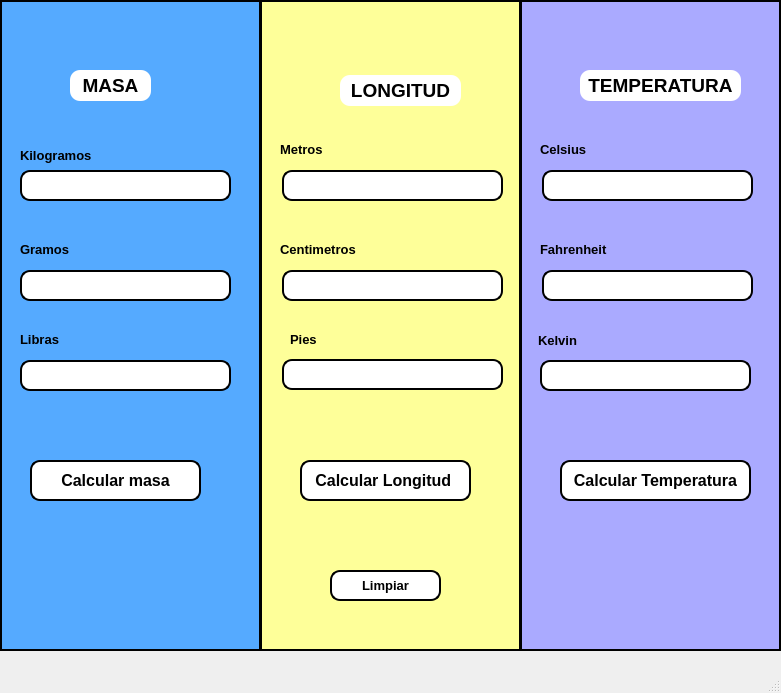
<?xml version="1.0" encoding="UTF-8"?>
<ui version="4.0">
 <class>MainWindow</class>
 <widget class="QMainWindow" name="MainWindow">
  <property name="geometry">
   <rect>
    <x>0</x>
    <y>0</y>
    <width>781</width>
    <height>693</height>
   </rect>
  </property>
  <property name="windowTitle">
   <string>MainWindow</string>
  </property>
  <widget class="QWidget" name="centralwidget">
   <widget class="QPushButton" name="btn_masa">
    <property name="geometry">
     <rect>
      <x>30</x>
      <y>460</y>
      <width>171</width>
      <height>41</height>
     </rect>
    </property>
    <property name="font">
     <font>
      <pointsize>12</pointsize>
      <weight>75</weight>
      <bold>true</bold>
     </font>
    </property>
    <property name="styleSheet">
     <string notr="true">border-radius: 10px;
border: 2px solid ;
background-color: rgb(255, 255, 255);</string>
    </property>
    <property name="text">
     <string>Calcular masa</string>
    </property>
   </widget>
   <widget class="QPushButton" name="btn_longitud">
    <property name="geometry">
     <rect>
      <x>300</x>
      <y>460</y>
      <width>171</width>
      <height>41</height>
     </rect>
    </property>
    <property name="font">
     <font>
      <pointsize>12</pointsize>
      <weight>75</weight>
      <bold>true</bold>
     </font>
    </property>
    <property name="styleSheet">
     <string notr="true">border-radius: 10px;
border: 2px solid ;
background-color: rgb(255, 255, 255);</string>
    </property>
    <property name="text">
     <string>Calcular Longitud </string>
    </property>
   </widget>
   <widget class="QPushButton" name="btn_temperatura">
    <property name="geometry">
     <rect>
      <x>560</x>
      <y>460</y>
      <width>191</width>
      <height>41</height>
     </rect>
    </property>
    <property name="font">
     <font>
      <pointsize>12</pointsize>
      <weight>75</weight>
      <bold>true</bold>
     </font>
    </property>
    <property name="styleSheet">
     <string notr="true">border-radius: 10px;
border: 2px solid ;
background-color: rgb(255, 255, 255);</string>
    </property>
    <property name="text">
     <string>Calcular Temperatura</string>
    </property>
   </widget>
   <widget class="QLineEdit" name="txt_masa">
    <property name="geometry">
     <rect>
      <x>20</x>
      <y>170</y>
      <width>211</width>
      <height>31</height>
     </rect>
    </property>
    <property name="styleSheet">
     <string notr="true">border-radius: 10px;
border: 2px solid ;
</string>
    </property>
   </widget>
   <widget class="QLineEdit" name="txt_longitud">
    <property name="geometry">
     <rect>
      <x>282</x>
      <y>170</y>
      <width>221</width>
      <height>31</height>
     </rect>
    </property>
    <property name="styleSheet">
     <string notr="true">border-radius: 10px;
border: 2px solid ;
</string>
    </property>
   </widget>
   <widget class="QLineEdit" name="txt_temperatura">
    <property name="geometry">
     <rect>
      <x>542</x>
      <y>170</y>
      <width>211</width>
      <height>31</height>
     </rect>
    </property>
    <property name="styleSheet">
     <string notr="true">border-radius: 10px;
border: 2px solid ;
</string>
    </property>
   </widget>
   <widget class="QLineEdit" name="txt_gramos">
    <property name="geometry">
     <rect>
      <x>20</x>
      <y>270</y>
      <width>211</width>
      <height>31</height>
     </rect>
    </property>
    <property name="styleSheet">
     <string notr="true">border-radius: 10px;
border: 2px solid ;
</string>
    </property>
   </widget>
   <widget class="QLineEdit" name="txt_libras">
    <property name="geometry">
     <rect>
      <x>20</x>
      <y>360</y>
      <width>211</width>
      <height>31</height>
     </rect>
    </property>
    <property name="styleSheet">
     <string notr="true">border-radius: 10px;
border: 2px solid ;
</string>
    </property>
   </widget>
   <widget class="QLabel" name="label">
    <property name="geometry">
     <rect>
      <x>70</x>
      <y>70</y>
      <width>81</width>
      <height>31</height>
     </rect>
    </property>
    <property name="styleSheet">
     <string notr="true">background-color: rgb(255, 255, 255);
border-radius: 10px;</string>
    </property>
    <property name="text">
     <string>&lt;html&gt;&lt;head/&gt;&lt;body&gt;&lt;p align=&quot;center&quot;&gt;&lt;span style=&quot; font-size:14pt; font-weight:600;&quot;&gt;MASA&lt;/span&gt;&lt;/p&gt;&lt;/body&gt;&lt;/html&gt;</string>
    </property>
   </widget>
   <widget class="QLabel" name="label_2">
    <property name="geometry">
     <rect>
      <x>340</x>
      <y>75</y>
      <width>121</width>
      <height>31</height>
     </rect>
    </property>
    <property name="styleSheet">
     <string notr="true">background-color: rgb(255, 255, 255);
border-radius: 10px;</string>
    </property>
    <property name="text">
     <string>&lt;html&gt;&lt;head/&gt;&lt;body&gt;&lt;p align=&quot;center&quot;&gt;&lt;span style=&quot; font-size:14pt; font-weight:600;&quot;&gt;LONGITUD&lt;/span&gt;&lt;/p&gt;&lt;/body&gt;&lt;/html&gt;</string>
    </property>
   </widget>
   <widget class="QLabel" name="label_3">
    <property name="geometry">
     <rect>
      <x>580</x>
      <y>70</y>
      <width>161</width>
      <height>31</height>
     </rect>
    </property>
    <property name="styleSheet">
     <string notr="true">background-color: rgb(255, 255, 255);
border-radius: 10px;</string>
    </property>
    <property name="text">
     <string>&lt;html&gt;&lt;head/&gt;&lt;body&gt;&lt;p align=&quot;center&quot;&gt;&lt;span style=&quot; font-size:14pt; font-weight:600;&quot;&gt;TEMPERATURA&lt;/span&gt;&lt;/p&gt;&lt;/body&gt;&lt;/html&gt;</string>
    </property>
   </widget>
   <widget class="QLabel" name="label_4">
    <property name="geometry">
     <rect>
      <x>20</x>
      <y>140</y>
      <width>91</width>
      <height>31</height>
     </rect>
    </property>
    <property name="text">
     <string>&lt;html&gt;&lt;head/&gt;&lt;body&gt;&lt;p&gt;&lt;span style=&quot; font-size:10pt; font-weight:600;&quot;&gt;Kilogramos&lt;/span&gt;&lt;/p&gt;&lt;/body&gt;&lt;/html&gt;</string>
    </property>
   </widget>
   <widget class="QLabel" name="label_5">
    <property name="geometry">
     <rect>
      <x>20</x>
      <y>240</y>
      <width>71</width>
      <height>20</height>
     </rect>
    </property>
    <property name="text">
     <string>&lt;html&gt;&lt;head/&gt;&lt;body&gt;&lt;p&gt;&lt;span style=&quot; font-size:10pt; font-weight:600;&quot;&gt;Gramos&lt;/span&gt;&lt;/p&gt;&lt;/body&gt;&lt;/html&gt;</string>
    </property>
   </widget>
   <widget class="QLabel" name="label_6">
    <property name="geometry">
     <rect>
      <x>20</x>
      <y>330</y>
      <width>51</width>
      <height>20</height>
     </rect>
    </property>
    <property name="text">
     <string>&lt;html&gt;&lt;head/&gt;&lt;body&gt;&lt;p&gt;&lt;span style=&quot; font-size:10pt; font-weight:600;&quot;&gt;Libras&lt;/span&gt;&lt;/p&gt;&lt;/body&gt;&lt;/html&gt;</string>
    </property>
   </widget>
   <widget class="QLineEdit" name="txt_centimetros">
    <property name="geometry">
     <rect>
      <x>282</x>
      <y>270</y>
      <width>221</width>
      <height>31</height>
     </rect>
    </property>
    <property name="styleSheet">
     <string notr="true">border-radius: 10px;
border: 2px solid ;
</string>
    </property>
   </widget>
   <widget class="QLineEdit" name="txt_pies">
    <property name="geometry">
     <rect>
      <x>282</x>
      <y>359</y>
      <width>221</width>
      <height>31</height>
     </rect>
    </property>
    <property name="styleSheet">
     <string notr="true">border-radius: 10px;
border: 2px solid ;
</string>
    </property>
   </widget>
   <widget class="QLabel" name="label_7">
    <property name="geometry">
     <rect>
      <x>280</x>
      <y>140</y>
      <width>51</width>
      <height>20</height>
     </rect>
    </property>
    <property name="text">
     <string>&lt;html&gt;&lt;head/&gt;&lt;body&gt;&lt;p&gt;&lt;span style=&quot; font-size:10pt; font-weight:600;&quot;&gt;Metros&lt;/span&gt;&lt;/p&gt;&lt;/body&gt;&lt;/html&gt;</string>
    </property>
   </widget>
   <widget class="QLabel" name="label_8">
    <property name="geometry">
     <rect>
      <x>280</x>
      <y>240</y>
      <width>81</width>
      <height>20</height>
     </rect>
    </property>
    <property name="text">
     <string>&lt;html&gt;&lt;head/&gt;&lt;body&gt;&lt;p&gt;&lt;span style=&quot; font-size:10pt; font-weight:600;&quot;&gt;Centimetros&lt;/span&gt;&lt;/p&gt;&lt;/body&gt;&lt;/html&gt;</string>
    </property>
   </widget>
   <widget class="QLabel" name="label_9">
    <property name="geometry">
     <rect>
      <x>290</x>
      <y>330</y>
      <width>31</width>
      <height>20</height>
     </rect>
    </property>
    <property name="text">
     <string>&lt;html&gt;&lt;head/&gt;&lt;body&gt;&lt;p&gt;&lt;span style=&quot; font-size:10pt; font-weight:600;&quot;&gt;Pies&lt;/span&gt;&lt;/p&gt;&lt;/body&gt;&lt;/html&gt;</string>
    </property>
   </widget>
   <widget class="QLabel" name="label_10">
    <property name="geometry">
     <rect>
      <x>540</x>
      <y>240</y>
      <width>71</width>
      <height>20</height>
     </rect>
    </property>
    <property name="text">
     <string>&lt;html&gt;&lt;head/&gt;&lt;body&gt;&lt;p&gt;&lt;span style=&quot; font-size:10pt; font-weight:600;&quot;&gt;Fahrenheit&lt;/span&gt;&lt;/p&gt;&lt;/body&gt;&lt;/html&gt;</string>
    </property>
   </widget>
   <widget class="QLabel" name="label_11">
    <property name="geometry">
     <rect>
      <x>540</x>
      <y>140</y>
      <width>51</width>
      <height>20</height>
     </rect>
    </property>
    <property name="text">
     <string>&lt;html&gt;&lt;head/&gt;&lt;body&gt;&lt;p&gt;&lt;span style=&quot; font-size:10pt; font-weight:600;&quot;&gt;Celsius&lt;/span&gt;&lt;/p&gt;&lt;/body&gt;&lt;/html&gt;</string>
    </property>
   </widget>
   <widget class="QLabel" name="label_12">
    <property name="geometry">
     <rect>
      <x>538</x>
      <y>331</y>
      <width>41</width>
      <height>20</height>
     </rect>
    </property>
    <property name="text">
     <string>&lt;html&gt;&lt;head/&gt;&lt;body&gt;&lt;p&gt;&lt;span style=&quot; font-size:10pt; font-weight:600;&quot;&gt;Kelvin&lt;/span&gt;&lt;/p&gt;&lt;/body&gt;&lt;/html&gt;</string>
    </property>
   </widget>
   <widget class="QLineEdit" name="txt_fahrenheit">
    <property name="geometry">
     <rect>
      <x>542</x>
      <y>270</y>
      <width>211</width>
      <height>31</height>
     </rect>
    </property>
    <property name="styleSheet">
     <string notr="true">border-radius: 10px;
border: 2px solid ;
</string>
    </property>
   </widget>
   <widget class="QLineEdit" name="txt_kelvin">
    <property name="geometry">
     <rect>
      <x>540</x>
      <y>360</y>
      <width>211</width>
      <height>31</height>
     </rect>
    </property>
    <property name="styleSheet">
     <string notr="true">border-radius: 10px;
border: 2px solid ;
</string>
    </property>
   </widget>
   <widget class="QPushButton" name="btn_limpiar">
    <property name="geometry">
     <rect>
      <x>330</x>
      <y>570</y>
      <width>111</width>
      <height>31</height>
     </rect>
    </property>
    <property name="font">
     <font>
      <pointsize>10</pointsize>
      <weight>75</weight>
      <bold>true</bold>
     </font>
    </property>
    <property name="styleSheet">
     <string notr="true">border-radius: 10px;
border: 2px solid ;
background-color: rgb(255, 255, 255);</string>
    </property>
    <property name="text">
     <string>Limpiar</string>
    </property>
   </widget>
   <widget class="QLabel" name="label_13">
    <property name="geometry">
     <rect>
      <x>0</x>
      <y>0</y>
      <width>261</width>
      <height>651</height>
     </rect>
    </property>
    <property name="styleSheet">
     <string notr="true">background-color: rgb(85, 170, 255);
border: 2px solid ;
</string>
    </property>
    <property name="text">
     <string/>
    </property>
   </widget>
   <widget class="QLabel" name="label_14">
    <property name="geometry">
     <rect>
      <x>520</x>
      <y>0</y>
      <width>261</width>
      <height>651</height>
     </rect>
    </property>
    <property name="styleSheet">
     <string notr="true">background-color: rgb(170, 170, 255);
border: 2px solid ;
</string>
    </property>
    <property name="text">
     <string/>
    </property>
   </widget>
   <widget class="QLabel" name="label_15">
    <property name="geometry">
     <rect>
      <x>260</x>
      <y>0</y>
      <width>261</width>
      <height>651</height>
     </rect>
    </property>
    <property name="styleSheet">
     <string notr="true">
background-color: rgb(254, 255, 153);
border: 2px solid ;
</string>
    </property>
    <property name="text">
     <string/>
    </property>
   </widget>
   <widget class="QLabel" name="label_16">
    <property name="geometry">
     <rect>
      <x>10</x>
      <y>10</y>
      <width>141</width>
      <height>51</height>
     </rect>
    </property>
    <property name="text">
     <string/>
    </property>
    <property name="pixmap">
     <pixmap resource="../Recursos.qrc">:/Logos/Imagenes/WhatsApp Image 2024-02-15 at 6.57.13 PM.jpeg</pixmap>
    </property>
    <property name="scaledContents">
     <bool>true</bool>
    </property>
   </widget>
   <widget class="QLabel" name="label_17">
    <property name="geometry">
     <rect>
      <x>630</x>
      <y>10</y>
      <width>141</width>
      <height>51</height>
     </rect>
    </property>
    <property name="text">
     <string/>
    </property>
    <property name="pixmap">
     <pixmap resource="../Recursos.qrc">:/Logos/Imagenes/UAT_2018_-_2021_HORIZONTAL.jpg</pixmap>
    </property>
    <property name="scaledContents">
     <bool>true</bool>
    </property>
   </widget>
   <widget class="QLabel" name="label_18">
    <property name="geometry">
     <rect>
      <x>700</x>
      <y>580</y>
      <width>71</width>
      <height>61</height>
     </rect>
    </property>
    <property name="text">
     <string/>
    </property>
    <property name="pixmap">
     <pixmap resource="../Recursos.qrc">:/Logos/Imagenes/WhatsApp Image 2024-02-15 at 9.24.51 PM.jpeg</pixmap>
    </property>
    <property name="scaledContents">
     <bool>true</bool>
    </property>
   </widget>
   <zorder>label_15</zorder>
   <zorder>label_14</zorder>
   <zorder>label_13</zorder>
   <zorder>btn_masa</zorder>
   <zorder>btn_longitud</zorder>
   <zorder>btn_temperatura</zorder>
   <zorder>txt_masa</zorder>
   <zorder>txt_longitud</zorder>
   <zorder>txt_temperatura</zorder>
   <zorder>txt_gramos</zorder>
   <zorder>txt_libras</zorder>
   <zorder>label</zorder>
   <zorder>label_2</zorder>
   <zorder>label_3</zorder>
   <zorder>label_4</zorder>
   <zorder>label_5</zorder>
   <zorder>label_6</zorder>
   <zorder>txt_centimetros</zorder>
   <zorder>txt_pies</zorder>
   <zorder>label_7</zorder>
   <zorder>label_8</zorder>
   <zorder>label_9</zorder>
   <zorder>label_10</zorder>
   <zorder>label_11</zorder>
   <zorder>label_12</zorder>
   <zorder>txt_fahrenheit</zorder>
   <zorder>txt_kelvin</zorder>
   <zorder>btn_limpiar</zorder>
   <zorder>label_16</zorder>
   <zorder>label_17</zorder>
   <zorder>label_18</zorder>
  </widget>
  <widget class="QMenuBar" name="menubar">
   <property name="geometry">
    <rect>
     <x>0</x>
     <y>0</y>
     <width>781</width>
     <height>21</height>
    </rect>
   </property>
  </widget>
  <widget class="QStatusBar" name="statusbar"/>
 </widget>
 <resources>
  <include location="../Recursos.qrc"/>
 </resources>
 <connections/>
</ui>
